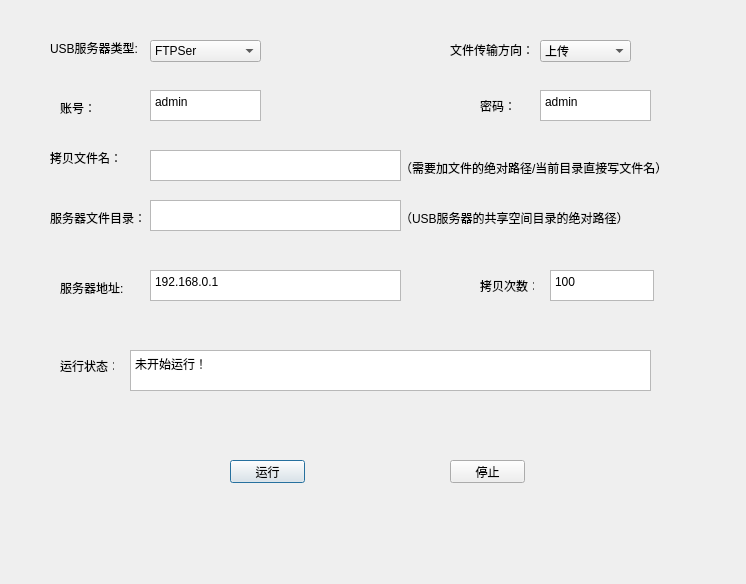
<?xml version="1.0" encoding="UTF-8"?>
<ui version="4.0">
 <class>USBtest</class>
 <widget class="QDialog" name="USBtest">
  <property name="geometry">
   <rect>
    <x>0</x>
    <y>0</y>
    <width>746</width>
    <height>584</height>
   </rect>
  </property>
  <property name="windowTitle">
   <string>USB稳定性测试</string>
  </property>
  <widget class="QLabel" name="label3">
   <property name="geometry">
    <rect>
     <x>480</x>
     <y>100</y>
     <width>54</width>
     <height>12</height>
    </rect>
   </property>
   <property name="text">
    <string>密码：</string>
   </property>
  </widget>
  <widget class="QLabel" name="label_2">
   <property name="geometry">
    <rect>
     <x>50</x>
     <y>40</y>
     <width>101</width>
     <height>16</height>
    </rect>
   </property>
   <property name="text">
    <string>USB服务器类型:</string>
   </property>
  </widget>
  <widget class="QLabel" name="label_3">
   <property name="geometry">
    <rect>
     <x>450</x>
     <y>40</y>
     <width>81</width>
     <height>20</height>
    </rect>
   </property>
   <property name="text">
    <string>文件传输方向：</string>
   </property>
  </widget>
  <widget class="QTextEdit" name="filename">
   <property name="geometry">
    <rect>
     <x>150</x>
     <y>150</y>
     <width>251</width>
     <height>31</height>
    </rect>
   </property>
  </widget>
  <widget class="QTextEdit" name="user">
   <property name="geometry">
    <rect>
     <x>150</x>
     <y>90</y>
     <width>111</width>
     <height>31</height>
    </rect>
   </property>
   <property name="html">
    <string>&lt;!DOCTYPE HTML PUBLIC &quot;-//W3C//DTD HTML 4.0//EN&quot; &quot;http://www.w3.org/TR/REC-html40/strict.dtd&quot;&gt;
&lt;html&gt;&lt;head&gt;&lt;meta name=&quot;qrichtext&quot; content=&quot;1&quot; /&gt;&lt;style type=&quot;text/css&quot;&gt;
p, li { white-space: pre-wrap; }
&lt;/style&gt;&lt;/head&gt;&lt;body style=&quot; font-family:'SimSun'; font-size:9pt; font-weight:400; font-style:normal;&quot;&gt;
&lt;p style=&quot; margin-top:0px; margin-bottom:0px; margin-left:0px; margin-right:0px; -qt-block-indent:0; text-indent:0px;&quot;&gt;admin&lt;/p&gt;&lt;/body&gt;&lt;/html&gt;</string>
   </property>
  </widget>
  <widget class="QTextEdit" name="passwd">
   <property name="geometry">
    <rect>
     <x>540</x>
     <y>90</y>
     <width>111</width>
     <height>31</height>
    </rect>
   </property>
   <property name="html">
    <string>&lt;!DOCTYPE HTML PUBLIC &quot;-//W3C//DTD HTML 4.0//EN&quot; &quot;http://www.w3.org/TR/REC-html40/strict.dtd&quot;&gt;
&lt;html&gt;&lt;head&gt;&lt;meta name=&quot;qrichtext&quot; content=&quot;1&quot; /&gt;&lt;style type=&quot;text/css&quot;&gt;
p, li { white-space: pre-wrap; }
&lt;/style&gt;&lt;/head&gt;&lt;body style=&quot; font-family:'SimSun'; font-size:9pt; font-weight:400; font-style:normal;&quot;&gt;
&lt;p style=&quot; margin-top:0px; margin-bottom:0px; margin-left:0px; margin-right:0px; -qt-block-indent:0; text-indent:0px;&quot;&gt;admin&lt;/p&gt;&lt;/body&gt;&lt;/html&gt;</string>
   </property>
  </widget>
  <widget class="QPushButton" name="run">
   <property name="geometry">
    <rect>
     <x>230</x>
     <y>460</y>
     <width>75</width>
     <height>23</height>
    </rect>
   </property>
   <property name="text">
    <string>运行</string>
   </property>
  </widget>
  <widget class="QLabel" name="label_5">
   <property name="geometry">
    <rect>
     <x>400</x>
     <y>160</y>
     <width>291</width>
     <height>16</height>
    </rect>
   </property>
   <property name="text">
    <string>（需要加文件的绝对路径/当前目录直接写文件名）</string>
   </property>
  </widget>
  <widget class="QLabel" name="label">
   <property name="geometry">
    <rect>
     <x>50</x>
     <y>150</y>
     <width>71</width>
     <height>16</height>
    </rect>
   </property>
   <property name="text">
    <string>拷贝文件名：</string>
   </property>
  </widget>
  <widget class="QTextEdit" name="remotopath">
   <property name="geometry">
    <rect>
     <x>150</x>
     <y>200</y>
     <width>251</width>
     <height>31</height>
    </rect>
   </property>
  </widget>
  <widget class="QTextEdit" name="ftpip">
   <property name="geometry">
    <rect>
     <x>150</x>
     <y>270</y>
     <width>251</width>
     <height>31</height>
    </rect>
   </property>
   <property name="html">
    <string>&lt;!DOCTYPE HTML PUBLIC &quot;-//W3C//DTD HTML 4.0//EN&quot; &quot;http://www.w3.org/TR/REC-html40/strict.dtd&quot;&gt;
&lt;html&gt;&lt;head&gt;&lt;meta name=&quot;qrichtext&quot; content=&quot;1&quot; /&gt;&lt;style type=&quot;text/css&quot;&gt;
p, li { white-space: pre-wrap; }
&lt;/style&gt;&lt;/head&gt;&lt;body style=&quot; font-family:'SimSun'; font-size:9pt; font-weight:400; font-style:normal;&quot;&gt;
&lt;p style=&quot; margin-top:0px; margin-bottom:0px; margin-left:0px; margin-right:0px; -qt-block-indent:0; text-indent:0px;&quot;&gt;192.168.0.1&lt;/p&gt;&lt;/body&gt;&lt;/html&gt;</string>
   </property>
  </widget>
  <widget class="QLabel" name="label2">
   <property name="geometry">
    <rect>
     <x>60</x>
     <y>100</y>
     <width>61</width>
     <height>16</height>
    </rect>
   </property>
   <property name="text">
    <string>账号：</string>
   </property>
  </widget>
  <widget class="QLabel" name="label_4">
   <property name="geometry">
    <rect>
     <x>50</x>
     <y>210</y>
     <width>91</width>
     <height>16</height>
    </rect>
   </property>
   <property name="text">
    <string>服务器文件目录：</string>
   </property>
  </widget>
  <widget class="QLabel" name="lable1">
   <property name="geometry">
    <rect>
     <x>60</x>
     <y>280</y>
     <width>91</width>
     <height>16</height>
    </rect>
   </property>
   <property name="text">
    <string>服务器地址:</string>
   </property>
  </widget>
  <widget class="QComboBox" name="serType">
   <property name="geometry">
    <rect>
     <x>150</x>
     <y>40</y>
     <width>111</width>
     <height>22</height>
    </rect>
   </property>
   <item>
    <property name="text">
     <string>FTPSer</string>
    </property>
   </item>
   <item>
    <property name="text">
     <string>SambaSer</string>
    </property>
   </item>
  </widget>
  <widget class="QComboBox" name="direction">
   <property name="geometry">
    <rect>
     <x>540</x>
     <y>40</y>
     <width>91</width>
     <height>22</height>
    </rect>
   </property>
   <item>
    <property name="text">
     <string>上传</string>
    </property>
   </item>
   <item>
    <property name="text">
     <string>下载</string>
    </property>
   </item>
  </widget>
  <widget class="QLabel" name="label_6">
   <property name="geometry">
    <rect>
     <x>480</x>
     <y>280</y>
     <width>54</width>
     <height>12</height>
    </rect>
   </property>
   <property name="text">
    <string>拷贝次数：</string>
   </property>
  </widget>
  <widget class="QTextEdit" name="times">
   <property name="geometry">
    <rect>
     <x>550</x>
     <y>270</y>
     <width>104</width>
     <height>31</height>
    </rect>
   </property>
   <property name="html">
    <string>&lt;!DOCTYPE HTML PUBLIC &quot;-//W3C//DTD HTML 4.0//EN&quot; &quot;http://www.w3.org/TR/REC-html40/strict.dtd&quot;&gt;
&lt;html&gt;&lt;head&gt;&lt;meta name=&quot;qrichtext&quot; content=&quot;1&quot; /&gt;&lt;style type=&quot;text/css&quot;&gt;
p, li { white-space: pre-wrap; }
&lt;/style&gt;&lt;/head&gt;&lt;body style=&quot; font-family:'SimSun'; font-size:9pt; font-weight:400; font-style:normal;&quot;&gt;
&lt;p style=&quot; margin-top:0px; margin-bottom:0px; margin-left:0px; margin-right:0px; -qt-block-indent:0; text-indent:0px;&quot;&gt;100&lt;/p&gt;&lt;/body&gt;&lt;/html&gt;</string>
   </property>
  </widget>
  <widget class="QLabel" name="label_7">
   <property name="geometry">
    <rect>
     <x>60</x>
     <y>360</y>
     <width>54</width>
     <height>12</height>
    </rect>
   </property>
   <property name="text">
    <string>运行状态：</string>
   </property>
  </widget>
  <widget class="QTextEdit" name="status">
   <property name="geometry">
    <rect>
     <x>130</x>
     <y>350</y>
     <width>521</width>
     <height>41</height>
    </rect>
   </property>
   <property name="html">
    <string>&lt;!DOCTYPE HTML PUBLIC &quot;-//W3C//DTD HTML 4.0//EN&quot; &quot;http://www.w3.org/TR/REC-html40/strict.dtd&quot;&gt;
&lt;html&gt;&lt;head&gt;&lt;meta name=&quot;qrichtext&quot; content=&quot;1&quot; /&gt;&lt;style type=&quot;text/css&quot;&gt;
p, li { white-space: pre-wrap; }
&lt;/style&gt;&lt;/head&gt;&lt;body style=&quot; font-family:'SimSun'; font-size:9pt; font-weight:400; font-style:normal;&quot;&gt;
&lt;p style=&quot; margin-top:0px; margin-bottom:0px; margin-left:0px; margin-right:0px; -qt-block-indent:0; text-indent:0px;&quot;&gt;未开始运行！&lt;/p&gt;&lt;/body&gt;&lt;/html&gt;</string>
   </property>
  </widget>
  <widget class="QPushButton" name="stop">
   <property name="geometry">
    <rect>
     <x>450</x>
     <y>460</y>
     <width>75</width>
     <height>23</height>
    </rect>
   </property>
   <property name="text">
    <string>停止</string>
   </property>
  </widget>
  <widget class="QLabel" name="label_8">
   <property name="geometry">
    <rect>
     <x>400</x>
     <y>210</y>
     <width>251</width>
     <height>16</height>
    </rect>
   </property>
   <property name="text">
    <string>（USB服务器的共享空间目录的绝对路径）</string>
   </property>
  </widget>
 </widget>
 <resources/>
 <connections/>
</ui>
